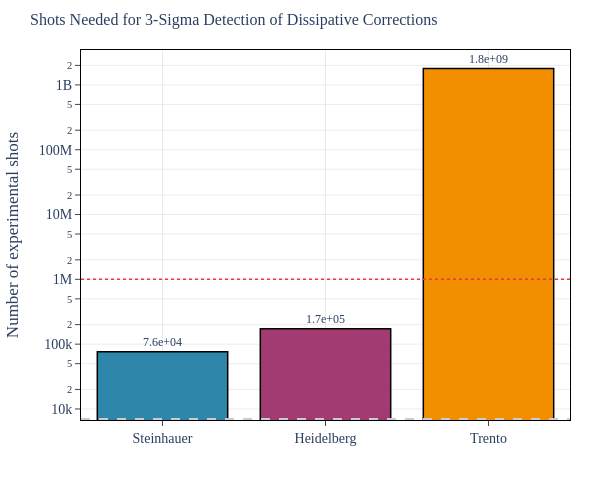

Write notebook code for a chart like this one.
### Markdown cell above
## 5. How Close Are We to Detection?

The dissipative corrections are small -- typically $\delta_{\text{diss}} \sim 10^{-3}$
or smaller. Can current experiments see them?

### Current state of the art

Steinhauer's 2019 experiment (Nature 569, 688) is the gold standard:
- ~7,000 experimental shots (individual BEC realizations)
- Per-bin precision: ~30% (limited by shot noise and atom number fluctuations)
- Successfully measured the *thermal* Hawking spectrum

### What would it take?

To detect a fractional deviation of size $\delta$ at 3-sigma confidence,
you need per-bin precision $\sigma \sim \delta / 3$. Since precision scales
as $1/\sqrt{N_{\text{shots}}}$:

$$N_{\text{shots}} = 7000 \times \left(\frac{0.30}{\delta / 3}\right)^2$$

Let us compute this for each platform.

### Code cell
# viz-ref: fig_shots_needed
# How many shots are needed for 3-sigma detection?

print("Detection Feasibility: Shots Needed for 3-Sigma")
print("=" * 65)
print(f"{'Platform':<15} {'Max deviation':>15} {'Shots needed':>15} {'Feasible?':>12}")
print("-" * 65)

shot_data = {}
for name in ["Steinhauer", "Heidelberg", "Trento"]:
    s = summaries[name]
    shots = s["shots_needed"]
    feasible = "YES" if s["feasible"] else "No"
    print(f"{name:<15} {s['max_deviation']:>15.2e} {shots:>15.2e} {feasible:>12}")
    shot_data[name] = shots

print("-" * 65)
print(f"\nCurrent state of the art: Steinhauer 2019 = 7,000 shots")

# Bar chart of shots needed
fig = go.Figure()

for name in ["Steinhauer", "Heidelberg", "Trento"]:
    fig.add_trace(
        go.Bar(
            x=[name],
            y=[shot_data[name]],
            marker_color=platform_colors[name],
            marker_line=dict(width=1.5, color="black"),
            name=name,
            text=[f"{shot_data[name]:.1e}"],
            textposition="outside",
            textfont=dict(size=12),
        )
    )

# Reference line: current capability
fig.add_hline(
    y=7000,
    line=dict(color=COLORS["sensitivity"], width=2, dash="dash"),
    annotation_text="Current: 7,000 shots (Steinhauer 2019)",
    annotation_position="top right",
    annotation_font=dict(size=11, color="gray"),
)

# Feasibility line
fig.add_hline(
    y=1e6,
    line=dict(color=COLORS["dissipative"], width=1.5, dash="dot"),
    annotation_text="Feasibility limit (~10^6 shots)",
    annotation_position="bottom right",
    annotation_font=dict(size=11, color=COLORS["dissipative"]),
)

apply_layout(
    fig,
    title=dict(
        text="Shots Needed for 3-Sigma Detection of Dissipative Corrections",
        font=TITLE_FONT,
    ),
    yaxis_title="Number of experimental shots",
    yaxis_type="log",
    height=480,
    width=600,
    showlegend=False,
)

fig.show()

print("\nThe dissipative corrections require significantly more shots than")
print("current experiments provide. But they are not impossibly far --")
print("improvements in repetition rate and atom number control could help.")

### Figure 1 — Plotly figure (JSON) as saved in the notebook; plotly's stock layout.template omitted (floating-point values rounded to 4 significant figures)
{"data": [{"marker": {"color": "#2E86AB", "line": {"color": "black", "width": 1.5}}, "name": "Steinhauer", "text": ["7.6e+04"], "textfont": {"size": 12}, "textposition": "outside", "type": "bar", "x": ["Steinhauer"], "y": [76140.0]}, {"marker": {"color": "#A23B72", "line": {"color": "black", "width": 1.5}}, "name": "Heidelberg", "text": ["1.7e+05"], "textfont": {"size": 12}, "textposition": "outside", "type": "bar", "x": ["Heidelberg"], "y": [172300.0]}, {"marker": {"color": "#F18F01", "line": {"color": "black", "width": 1.5}}, "name": "Trento", "text": ["1.8e+09"], "textfont": {"size": 12}, "textposition": "outside", "type": "bar", "x": ["Trento"], "y": [1792000000.0]}], "layout": {"annotations": [{"font": {"color": "gray", "size": 11}, "showarrow": false, "text": "Current: 7,000 shots (Steinhauer 2019)", "x": 1, "xanchor": "right", "xref": "x domain", "y": 7000, "yanchor": "bottom", "yref": "y"}, {"font": {"color": "#E63946", "size": 11}, "showarrow": false, "text": "Feasibility limit (~10^6 shots)", "x": 1, "xanchor": "right", "xref": "x domain", "y": 1000000, "yanchor": "top", "yref": "y"}], "font": {"family": "CMU Serif, Computer Modern, Times New Roman, serif", "size": 14}, "height": 480, "margin": {"b": 60, "l": 70, "r": 30, "t": 50}, "paper_bgcolor": "white", "plot_bgcolor": "white", "shapes": [{"line": {"color": "#CCCCCC", "dash": "dash", "width": 2}, "type": "line", "x0": 0, "x1": 1, "xref": "x domain", "y0": 7000, "y1": 7000, "yref": "y"}, {"line": {"color": "#E63946", "dash": "dot", "width": 1.5}, "type": "line", "x0": 0, "x1": 1, "xref": "x domain", "y0": 1000000, "y1": 1000000, "yref": "y"}], "showlegend": false, "title": {"font": {"family": "CMU Serif, Computer Modern, Times New Roman, serif", "size": 16}, "text": "Shots Needed for 3-Sigma Detection of Dissipative Corrections"}, "width": 600, "xaxis": {"gridcolor": "rgba(0,0,0,0.08)", "linecolor": "black", "linewidth": 1, "mirror": true, "showgrid": true, "showline": true, "ticks": "outside", "zeroline": true, "zerolinecolor": "rgba(0,0,0,0.2)"}, "yaxis": {"gridcolor": "rgba(0,0,0,0.08)", "linecolor": "black", "linewidth": 1, "mirror": true, "showgrid": true, "showline": true, "ticks": "outside", "title": {"text": "Number of experimental shots"}, "type": "log", "zeroline": true, "zerolinecolor": "rgba(0,0,0,0.2)"}}}
